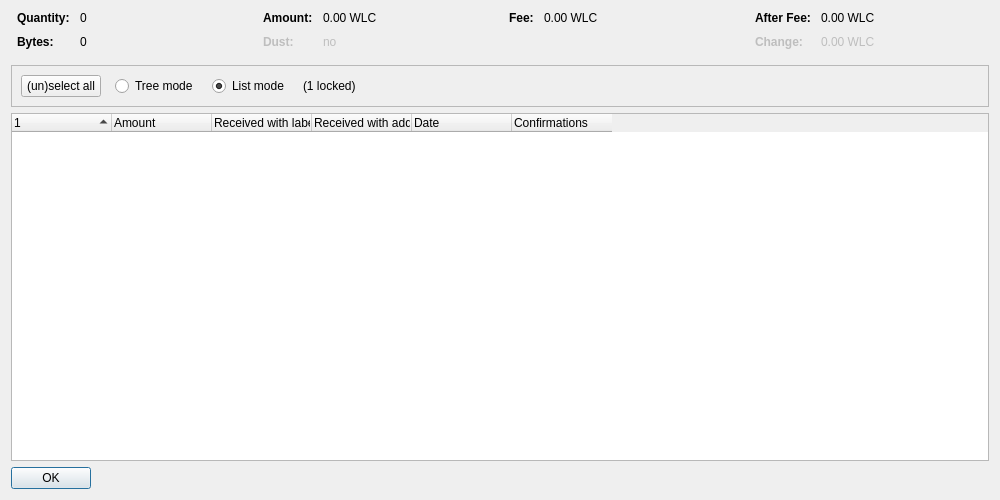
<?xml version="1.0" encoding="UTF-8"?>
<ui version="4.0">
 <class>CoinControlDialog</class>
 <widget class="QDialog" name="CoinControlDialog">
  <property name="geometry">
   <rect>
    <x>0</x>
    <y>0</y>
    <width>1000</width>
    <height>500</height>
   </rect>
  </property>
  <property name="windowTitle">
   <string>Coin Selection</string>
  </property>
  <layout class="QVBoxLayout" name="verticalLayout">
   <item>
    <layout class="QHBoxLayout" name="horizontalLayoutTop" stretch="0,0,0,0">
     <property name="topMargin">
      <number>0</number>
     </property>
     <property name="bottomMargin">
      <number>10</number>
     </property>
     <item>
      <layout class="QFormLayout" name="formLayoutCoinControl1">
       <property name="horizontalSpacing">
        <number>10</number>
       </property>
       <property name="verticalSpacing">
        <number>10</number>
       </property>
       <property name="leftMargin">
        <number>6</number>
       </property>
       <property name="rightMargin">
        <number>6</number>
       </property>
       <item row="0" column="0">
        <widget class="QLabel" name="labelCoinControlQuantityText">
         <property name="font">
          <font>
           <weight>75</weight>
           <bold>true</bold>
          </font>
         </property>
         <property name="text">
          <string>Quantity:</string>
         </property>
        </widget>
       </item>
       <item row="0" column="1">
        <widget class="QLabel" name="labelCoinControlQuantity">
         <property name="cursor">
          <cursorShape>IBeamCursor</cursorShape>
         </property>
         <property name="contextMenuPolicy">
          <enum>Qt::ActionsContextMenu</enum>
         </property>
         <property name="text">
          <string notr="true">0</string>
         </property>
         <property name="textInteractionFlags">
          <set>Qt::LinksAccessibleByMouse|Qt::TextSelectableByKeyboard|Qt::TextSelectableByMouse</set>
         </property>
        </widget>
       </item>
       <item row="1" column="0">
        <widget class="QLabel" name="labelCoinControlBytesText">
         <property name="font">
          <font>
           <weight>75</weight>
           <bold>true</bold>
          </font>
         </property>
         <property name="text">
          <string>Bytes:</string>
         </property>
        </widget>
       </item>
       <item row="1" column="1">
        <widget class="QLabel" name="labelCoinControlBytes">
         <property name="cursor">
          <cursorShape>IBeamCursor</cursorShape>
         </property>
         <property name="contextMenuPolicy">
          <enum>Qt::ActionsContextMenu</enum>
         </property>
         <property name="text">
          <string notr="true">0</string>
         </property>
         <property name="textInteractionFlags">
          <set>Qt::LinksAccessibleByMouse|Qt::TextSelectableByKeyboard|Qt::TextSelectableByMouse</set>
         </property>
        </widget>
       </item>
      </layout>
     </item>
     <item>
      <layout class="QFormLayout" name="formLayoutCoinControl2">
       <property name="horizontalSpacing">
        <number>10</number>
       </property>
       <property name="verticalSpacing">
        <number>10</number>
       </property>
       <property name="leftMargin">
        <number>6</number>
       </property>
       <property name="rightMargin">
        <number>6</number>
       </property>
       <item row="0" column="0">
        <widget class="QLabel" name="labelCoinControlAmountText">
         <property name="font">
          <font>
           <weight>75</weight>
           <bold>true</bold>
          </font>
         </property>
         <property name="text">
          <string>Amount:</string>
         </property>
        </widget>
       </item>
       <item row="0" column="1">
        <widget class="QLabel" name="labelCoinControlAmount">
         <property name="cursor">
          <cursorShape>IBeamCursor</cursorShape>
         </property>
         <property name="contextMenuPolicy">
          <enum>Qt::ActionsContextMenu</enum>
         </property>
         <property name="text">
          <string notr="true">0.00 WLC</string>
         </property>
         <property name="textInteractionFlags">
          <set>Qt::LinksAccessibleByMouse|Qt::TextSelectableByKeyboard|Qt::TextSelectableByMouse</set>
         </property>
        </widget>
       </item>
       <item row="1" column="0">
        <widget class="QLabel" name="labelCoinControlLowOutputText">
         <property name="enabled">
          <bool>false</bool>
         </property>
         <property name="font">
          <font>
           <weight>75</weight>
           <bold>true</bold>
          </font>
         </property>
         <property name="text">
          <string>Dust:</string>
         </property>
        </widget>
       </item>
       <item row="1" column="1">
        <widget class="QLabel" name="labelCoinControlLowOutput">
         <property name="enabled">
          <bool>false</bool>
         </property>
         <property name="cursor">
          <cursorShape>IBeamCursor</cursorShape>
         </property>
         <property name="contextMenuPolicy">
          <enum>Qt::ActionsContextMenu</enum>
         </property>
         <property name="text">
          <string notr="true">no</string>
         </property>
         <property name="textInteractionFlags">
          <set>Qt::LinksAccessibleByMouse|Qt::TextSelectableByKeyboard|Qt::TextSelectableByMouse</set>
         </property>
        </widget>
       </item>
      </layout>
     </item>
     <item>
      <layout class="QFormLayout" name="formLayoutCoinControl3">
       <property name="horizontalSpacing">
        <number>10</number>
       </property>
       <property name="verticalSpacing">
        <number>10</number>
       </property>
       <property name="leftMargin">
        <number>6</number>
       </property>
       <property name="rightMargin">
        <number>6</number>
       </property>
       <item row="0" column="0">
        <widget class="QLabel" name="labelCoinControlFeeText">
         <property name="font">
          <font>
           <weight>75</weight>
           <bold>true</bold>
          </font>
         </property>
         <property name="text">
          <string>Fee:</string>
         </property>
        </widget>
       </item>
       <item row="0" column="1">
        <widget class="QLabel" name="labelCoinControlFee">
         <property name="cursor">
          <cursorShape>IBeamCursor</cursorShape>
         </property>
         <property name="contextMenuPolicy">
          <enum>Qt::ActionsContextMenu</enum>
         </property>
         <property name="text">
          <string notr="true">0.00 WLC</string>
         </property>
         <property name="textInteractionFlags">
          <set>Qt::LinksAccessibleByMouse|Qt::TextSelectableByKeyboard|Qt::TextSelectableByMouse</set>
         </property>
        </widget>
       </item>
      </layout>
     </item>
     <item>
      <layout class="QFormLayout" name="formLayoutCoinControl4">
       <property name="horizontalSpacing">
        <number>10</number>
       </property>
       <property name="verticalSpacing">
        <number>10</number>
       </property>
       <property name="leftMargin">
        <number>6</number>
       </property>
       <property name="rightMargin">
        <number>6</number>
       </property>
       <item row="0" column="0">
        <widget class="QLabel" name="labelCoinControlAfterFeeText">
         <property name="font">
          <font>
           <weight>75</weight>
           <bold>true</bold>
          </font>
         </property>
         <property name="text">
          <string>After Fee:</string>
         </property>
        </widget>
       </item>
       <item row="0" column="1">
        <widget class="QLabel" name="labelCoinControlAfterFee">
         <property name="cursor">
          <cursorShape>IBeamCursor</cursorShape>
         </property>
         <property name="contextMenuPolicy">
          <enum>Qt::ActionsContextMenu</enum>
         </property>
         <property name="text">
          <string notr="true">0.00 WLC</string>
         </property>
         <property name="textInteractionFlags">
          <set>Qt::LinksAccessibleByMouse|Qt::TextSelectableByKeyboard|Qt::TextSelectableByMouse</set>
         </property>
        </widget>
       </item>
       <item row="1" column="0">
        <widget class="QLabel" name="labelCoinControlChangeText">
         <property name="enabled">
          <bool>false</bool>
         </property>
         <property name="font">
          <font>
           <weight>75</weight>
           <bold>true</bold>
          </font>
         </property>
         <property name="text">
          <string>Change:</string>
         </property>
        </widget>
       </item>
       <item row="1" column="1">
        <widget class="QLabel" name="labelCoinControlChange">
         <property name="enabled">
          <bool>false</bool>
         </property>
         <property name="cursor">
          <cursorShape>IBeamCursor</cursorShape>
         </property>
         <property name="contextMenuPolicy">
          <enum>Qt::ActionsContextMenu</enum>
         </property>
         <property name="text">
          <string notr="true">0.00 WLC</string>
         </property>
         <property name="textInteractionFlags">
          <set>Qt::LinksAccessibleByMouse|Qt::TextSelectableByKeyboard|Qt::TextSelectableByMouse</set>
         </property>
        </widget>
       </item>
      </layout>
     </item>
    </layout>
   </item>
   <item>
    <widget class="QFrame" name="frame">
     <property name="minimumSize">
      <size>
       <width>0</width>
       <height>40</height>
      </size>
     </property>
     <property name="frameShape">
      <enum>QFrame::StyledPanel</enum>
     </property>
     <property name="frameShadow">
      <enum>QFrame::Sunken</enum>
     </property>
     <layout class="QHBoxLayout" name="horizontalLayout">
      <item>
       <layout class="QHBoxLayout" name="horizontalLayoutPanel" stretch="0,0,0,0,0">
        <property name="spacing">
         <number>14</number>
        </property>
        <item>
         <widget class="QPushButton" name="pushButtonSelectAll">
          <property name="sizePolicy">
           <sizepolicy hsizetype="Maximum" vsizetype="Fixed">
            <horstretch>0</horstretch>
            <verstretch>0</verstretch>
           </sizepolicy>
          </property>
          <property name="text">
           <string>(un)select all</string>
          </property>
          <property name="autoDefault">
           <bool>false</bool>
          </property>
         </widget>
        </item>
        <item>
         <widget class="QRadioButton" name="radioTreeMode">
          <property name="sizePolicy">
           <sizepolicy hsizetype="Maximum" vsizetype="Fixed">
            <horstretch>0</horstretch>
            <verstretch>0</verstretch>
           </sizepolicy>
          </property>
          <property name="text">
           <string>Tree mode</string>
          </property>
         </widget>
        </item>
        <item>
         <widget class="QRadioButton" name="radioListMode">
          <property name="sizePolicy">
           <sizepolicy hsizetype="Maximum" vsizetype="Fixed">
            <horstretch>0</horstretch>
            <verstretch>0</verstretch>
           </sizepolicy>
          </property>
          <property name="text">
           <string>List mode</string>
          </property>
          <property name="checked">
           <bool>true</bool>
          </property>
         </widget>
        </item>
        <item>
         <widget class="QLabel" name="labelLocked">
          <property name="text">
           <string notr="true">(1 locked)</string>
          </property>
         </widget>
        </item>
        <item>
         <spacer name="horizontalSpacer">
          <property name="orientation">
           <enum>Qt::Horizontal</enum>
          </property>
          <property name="sizeHint" stdset="0">
           <size>
            <width>40</width>
            <height>20</height>
           </size>
          </property>
         </spacer>
        </item>
       </layout>
      </item>
     </layout>
    </widget>
   </item>
   <item>
    <widget class="CoinControlTreeWidget" name="treeWidget">
     <property name="contextMenuPolicy">
      <enum>Qt::CustomContextMenu</enum>
     </property>
     <property name="sortingEnabled">
      <bool>false</bool>
     </property>
     <property name="columnCount">
      <number>6</number>
     </property>
     <attribute name="headerShowSortIndicator" stdset="0">
      <bool>true</bool>
     </attribute>
     <attribute name="headerStretchLastSection">
      <bool>false</bool>
     </attribute>
     <column>
      <property name="text">
       <string/>
      </property>
     </column>
     <column>
      <property name="text">
       <string>Amount</string>
      </property>
     </column>
     <column>
      <property name="text">
       <string>Received with label</string>
      </property>
     </column>
     <column>
      <property name="text">
       <string>Received with address</string>
      </property>
     </column>
     <column>
      <property name="text">
       <string>Date</string>
      </property>
     </column>
     <column>
      <property name="text">
       <string>Confirmations</string>
      </property>
      <property name="toolTip">
       <string>Confirmed</string>
      </property>
     </column>
     <column>
      <property name="text">
       <string/>
      </property>
     </column>
     <column>
      <property name="text">
       <string/>
      </property>
     </column>
     <column>
      <property name="text">
       <string/>
      </property>
     </column>
     <column>
      <property name="text">
       <string/>
      </property>
     </column>
    </widget>
   </item>
   <item>
    <widget class="QDialogButtonBox" name="buttonBox">
     <property name="sizePolicy">
      <sizepolicy hsizetype="Maximum" vsizetype="Fixed">
       <horstretch>0</horstretch>
       <verstretch>0</verstretch>
      </sizepolicy>
     </property>
     <property name="orientation">
      <enum>Qt::Horizontal</enum>
     </property>
     <property name="standardButtons">
      <set>QDialogButtonBox::Ok</set>
     </property>
    </widget>
   </item>
  </layout>
 </widget>
 <customwidgets>
  <customwidget>
   <class>CoinControlTreeWidget</class>
   <extends>QTreeWidget</extends>
   <header>qt/coincontroltreewidget.h</header>
  </customwidget>
 </customwidgets>
 <resources/>
 <connections/>
</ui>
